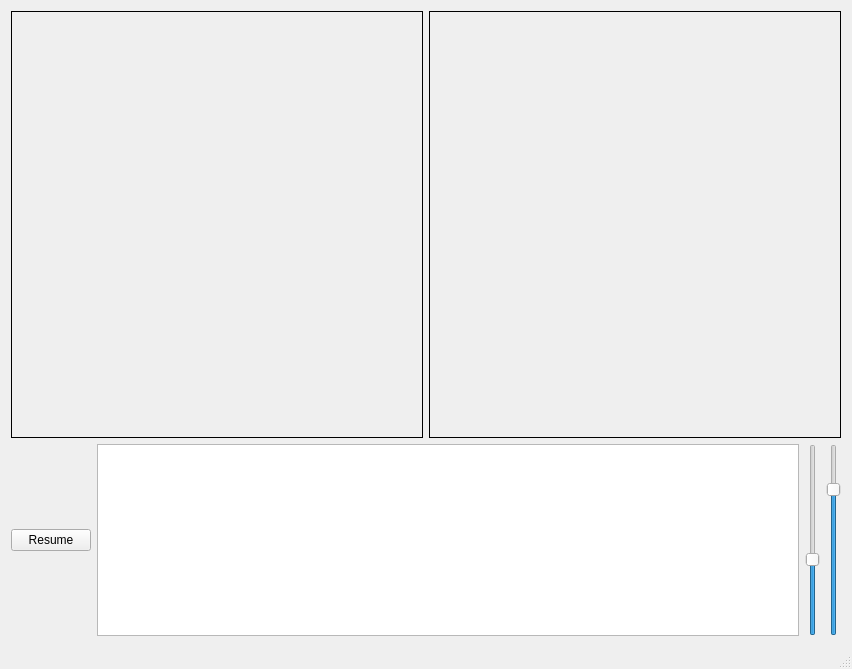
<?xml version="1.0" encoding="UTF-8"?>
<ui version="4.0">
 <class>frmMain</class>
 <widget class="QMainWindow" name="frmMain">
  <property name="geometry">
   <rect>
    <x>0</x>
    <y>0</y>
    <width>852</width>
    <height>669</height>
   </rect>
  </property>
  <property name="windowTitle">
   <string>frmMain</string>
  </property>
  <widget class="QWidget" name="centralWidget">
   <layout class="QGridLayout" name="gridLayout">
    <item row="0" column="0">
     <layout class="QHBoxLayout" name="horizontalLayout">
      <item>
       <widget class="QLabel" name="lblOriginal">
        <property name="sizePolicy">
         <sizepolicy hsizetype="Preferred" vsizetype="Expanding">
          <horstretch>0</horstretch>
          <verstretch>0</verstretch>
         </sizepolicy>
        </property>
        <property name="autoFillBackground">
         <bool>true</bool>
        </property>
        <property name="frameShape">
         <enum>QFrame::Box</enum>
        </property>
        <property name="midLineWidth">
         <number>0</number>
        </property>
        <property name="text">
         <string/>
        </property>
       </widget>
      </item>
      <item>
       <widget class="QLabel" name="lblThresh">
        <property name="sizePolicy">
         <sizepolicy hsizetype="Preferred" vsizetype="Expanding">
          <horstretch>0</horstretch>
          <verstretch>0</verstretch>
         </sizepolicy>
        </property>
        <property name="autoFillBackground">
         <bool>true</bool>
        </property>
        <property name="frameShape">
         <enum>QFrame::Box</enum>
        </property>
        <property name="midLineWidth">
         <number>0</number>
        </property>
        <property name="text">
         <string/>
        </property>
       </widget>
      </item>
     </layout>
    </item>
    <item row="1" column="0">
     <layout class="QHBoxLayout" name="horizontalLayout_2">
      <item>
       <widget class="QPushButton" name="btnPauseOrResume">
        <property name="sizePolicy">
         <sizepolicy hsizetype="Minimum" vsizetype="Fixed">
          <horstretch>0</horstretch>
          <verstretch>0</verstretch>
         </sizepolicy>
        </property>
        <property name="text">
         <string>Resume</string>
        </property>
       </widget>
      </item>
      <item>
       <widget class="QPlainTextEdit" name="txtXYRadius">
        <property name="sizePolicy">
         <sizepolicy hsizetype="Expanding" vsizetype="Preferred">
          <horstretch>0</horstretch>
          <verstretch>0</verstretch>
         </sizepolicy>
        </property>
       </widget>
      </item>
      <item>
       <widget class="QSlider" name="verticalSlider_2">
        <property name="sizePolicy">
         <sizepolicy hsizetype="Fixed" vsizetype="Minimum">
          <horstretch>0</horstretch>
          <verstretch>0</verstretch>
         </sizepolicy>
        </property>
        <property name="maximum">
         <number>255</number>
        </property>
        <property name="value">
         <number>100</number>
        </property>
        <property name="orientation">
         <enum>Qt::Vertical</enum>
        </property>
       </widget>
      </item>
      <item>
       <widget class="QSlider" name="verticalSlider">
        <property name="sizePolicy">
         <sizepolicy hsizetype="Fixed" vsizetype="Minimum">
          <horstretch>0</horstretch>
          <verstretch>0</verstretch>
         </sizepolicy>
        </property>
        <property name="maximum">
         <number>255</number>
        </property>
        <property name="value">
         <number>200</number>
        </property>
        <property name="orientation">
         <enum>Qt::Vertical</enum>
        </property>
       </widget>
      </item>
     </layout>
    </item>
   </layout>
  </widget>
  <widget class="QStatusBar" name="statusBar"/>
 </widget>
 <layoutdefault spacing="6" margin="11"/>
 <resources/>
 <connections/>
</ui>
